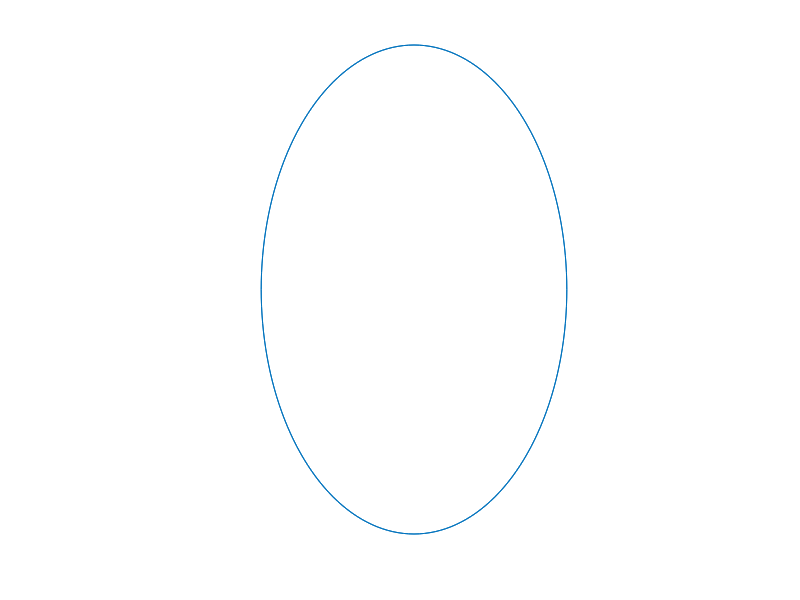

The MATLAB script that drew this image:
function rosy(a, b)
%ROSY   "Rose" figures.
%        ROSY(A, B) plots the curve
%           X = R*COS(A*theta), Y = R*SIN(A*theta), where
%           R = SIN(A*B*theta) and 0 <= theta <= 2*PI (360 values).
%        Suggestions: ROSY(97, 5); ROSY(43, 4); ROSY(79, n9), n a digit.

%        P. M. Maurer, A rose is a rose..., Amer. Math. Monthly, 94 (1987),
%        pp. 631-645.

if nargin < 2, b = 1; end
if nargin < 1, a = 1; end

c = 0; d = 1; p = a*b;
[x, y] = spiro(a, a, c, d, p, .5);

plot(x,y)
axis square, axis off

% Subfunction.
function [x, y] = spiro(a, b, c, d, p, k)
h = k*2*pi/180;
t = (0:h:2*pi)';
r = c + d*sin(t*p);
x = r.*cos(a*t);
y = r.*sin(b*t);
